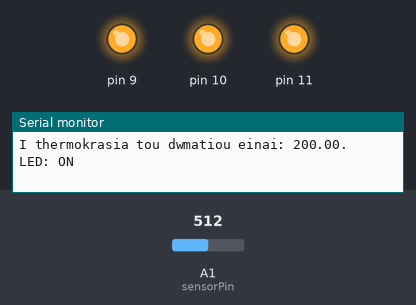
Simulated run of this sketch. Board: Arduino Uno, built with avr-gcc and run on an emulated ATmega328P. Parts: output pins drawn as LEDs (lit = HIGH), the last lines printed to the serial monitor. The test bench sets the inputs (shaded band); at power-on: A1 (sensorPin) = 512.

Above: at 1.2 s.
1.3 s: A1 (sensorPin) set to 170
4.3 s: A1 (sensorPin) set to 151
At 5.3 s:
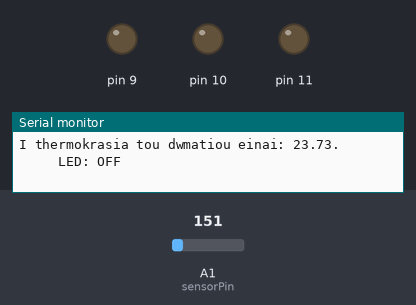
Timing chart, 0 to 7.3 s (numbered marks = the images above; inputs shaded):
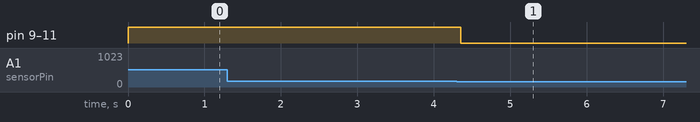

Measured:
- the behaviour switches between 164 and 163 on A1 (sensorPin) (found by bisection; images 0 and 1)
- after the input at 4.3 s, pin 9–11: HIGH → LOW after 0.05 s

The sketch:

Temperatursensor.ino
```cpp
const int sensorPin = A1;
const float baselineTemp = 30.0;

void setup() {
Serial.begin(9600);
for(int i=9; i<12; i++)
{
  pinMode(i,OUTPUT);
}
}

void loop() {
  int sensorVal = analogRead(sensorPin);
  //Serial.print("Sensor value: ");
  //Serial.print(sensorVal);

  float voltage = (sensorVal/1024.0)*5;
  //Serial.print(", Volts: ");
  //Serial.print(voltage);

  Serial.print("I thermokrasia tou dwmatiou einai: ");

  float temperature = (voltage - .5)*100;
  Serial.print(temperature);

  if(baselineTemp < temperature)
  {
    digitalWrite(9,HIGH);
    digitalWrite(10,HIGH);
    digitalWrite(11,HIGH);
    Serial.println(". LED: ON");
  }
  else{
     digitalWrite(9,LOW);
    digitalWrite(10,LOW);
    digitalWrite(11,LOW);
    Serial.println(".           LED: OFF");
  }
}
```
